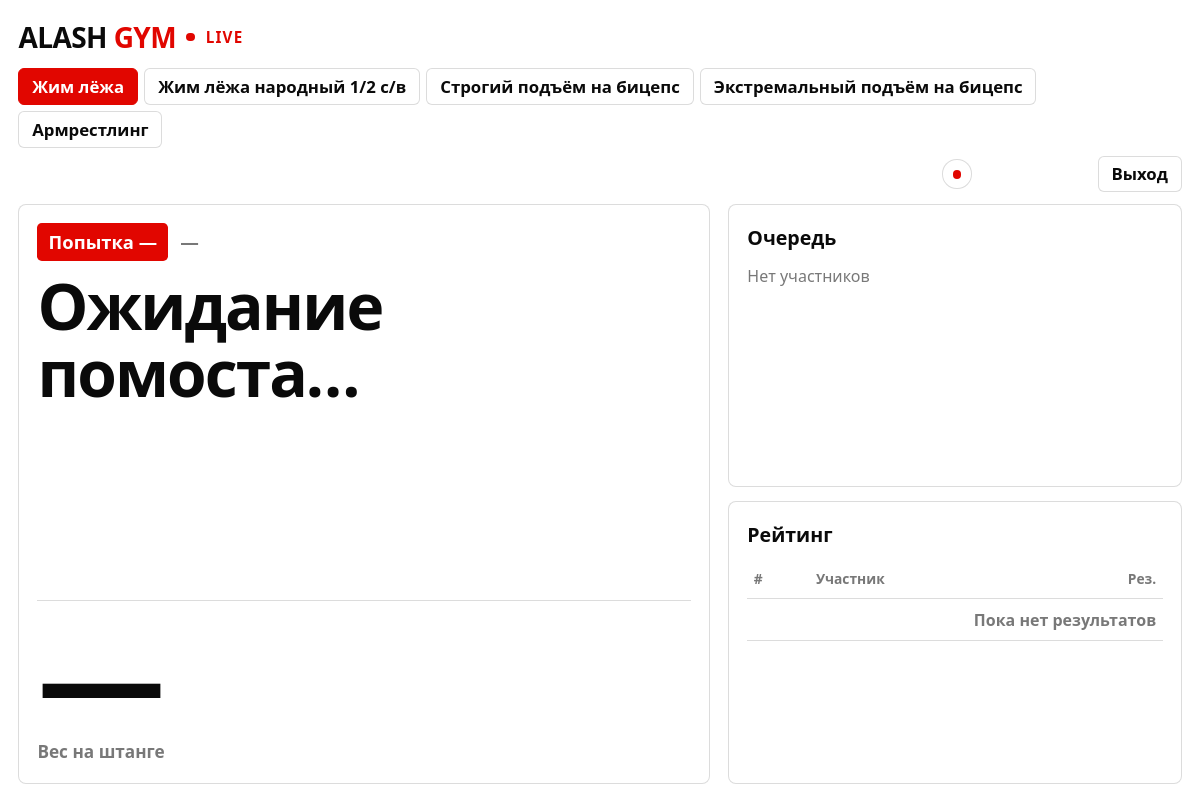
The app's page /live with its own data.
### tables this page shows
CREATE TABLE disciplines (
  id INT UNSIGNED AUTO_INCREMENT PRIMARY KEY,
  code VARCHAR(50) NOT NULL UNIQUE,
  name_ru VARCHAR(150) NOT NULL,
  sort_order TINYINT UNSIGNED NOT NULL DEFAULT 0,
   
  scoring_type ENUM('weight', 'reps', 'arm') NOT NULL DEFAULT 'weight',
  attempts_allowed TINYINT UNSIGNED NOT NULL DEFAULT 3
);

### app/Core/Controller.php (called while the page is built, shortened)
<?php
class Controller
{
    protected array $config;
    public function __construct()
    {
        $this->config = $GLOBALS['app_config'] ?? [];
    }
    protected function view(string $name, array $data = []): void
    {
        extract($data);
        $config = $this->config;
        require dirname(__DIR__) . '/Views/' . $name . '.php';
        require dirname(__DIR__) . '/Views/layouts/main.php';
    }
}

### app/Controllers/BoardController.php (called while the page is built, shortened)
<?php
class BoardController extends Controller
{
    public function index(): void
    {
        $disciplines = Discipline::all();
        $disciplineId = (int) ($_GET['discipline'] ?? ($disciplines[0]['id'] ?? 0));
        $this->view('board/live', [
            'disciplines'  => $disciplines,
            'disciplineId' => $disciplineId,
            'wide'         => true,
            'live'         => true,
            'flash'        => null,
        ]);
    }
}

### public/index.php (called while the page is built, shortened)
<?php
spl_autoload_register(function (string $class): void {
    $prefix = 'App\\';
    $relative = str_replace('\\', '/', substr($class, strlen($prefix)));
    $file = ROOT . '/app/' . $relative . '.php';
});
$router = new Router();
$uriPath = parse_url($_SERVER['REQUEST_URI'] ?? '/', PHP_URL_PATH) ?: '/';
$router->dispatch($_SERVER['REQUEST_METHOD'] ?? 'GET', $uriPath);

### app/Core/Database.php (called while the page is built, shortened)
<?php
class Database
{
    private static ?PDO $pdo = null;
    public static function connect(array $cfg): PDO
    {
        if (self::$pdo === null) {
            $dsn = sprintf(
                'mysql:host=%s;port=%s;dbname=%s;charset=%s',
                $cfg['host'],
                $cfg['port'],
                $cfg['name'],
                $cfg['charset']
            );
            try {
                self::$pdo = new PDO($dsn, $cfg['user'], $cfg['pass'], [
                    PDO::ATTR_ERRMODE            => PDO::ERRMODE_EXCEPTION,
                    PDO::ATTR_DEFAULT_FETCH_MODE => PDO::FETCH_ASSOC,
                    PDO::ATTR_EMULATE_PREPARES   => false,
                ]);
            } catch (PDOException $e) {
                http_response_code(500);
                echo 'Ошибка подключения к БД: ' . htmlspecialchars($e->getMessage());
                exit;
            }
        }
        return self::$pdo;
    }
    public static function pdo(): PDO
    {
        return self::$pdo;
    }
}

### app/Models/Discipline.php (called while the page is built, shortened)
<?php
class Discipline
{
    public static function all(): array
    {
        return Database::pdo()
            ->query('SELECT * FROM disciplines ORDER BY sort_order')
            ->fetchAll();
    }
}

### app/Views/board/live.php (the view, shortened to what this page needs)
<?php
$base = $config['base_url'] ?? '';
$disciplineId = (int) ($disciplineId ?? 0);
?>
<div class="live-board" id="liveBoard"
     data-base="<?= htmlspecialchars($base) ?>"
     data-discipline="<?= $disciplineId ?>">
  <header class="live-top">
    <div class="live-brand">
      <span class="live-brand-name">ALASH <em>GYM</em></span>
      <span class="live-brand-live">
        <span class="live-brand-live-dot" aria-hidden="true"></span>
        LIVE
      </span>
    </div>
    <div class="live-top-right">
      <div class="live-disc-pick" id="liveDiscipline" role="listbox" aria-label="Дисциплина">
        <?php foreach ($disciplines as $d): ?>
          <?php $did = (int) $d['id']; $active = $did === $disciplineId; ?>
          <button type="button"
                  class="live-disc-chip<?= $active ? ' is-active' : '' ?>"
                  role="option"
                  aria-selected="<?= $active ? 'true' : 'false' ?>"
                  data-id="<?= $did ?>">
            <?= htmlspecialchars($d['name_ru']) ?>
          </button>
        <?php endforeach; ?>
      </div>
      <div class="live-top-tools">
        <span class="live-pulse" id="livePulse" title="Связь с сервером" aria-label="Статус обновления">
          <span class="live-pulse-dot"></span>
        </span>
        <button type="button" class="theme-toggle" data-theme-toggle aria-pressed="false" aria-label="Переключить фон">
          <span class="theme-toggle-track" aria-hidden="true"><span class="theme-toggle-knob"></span></span>
          <span class="theme-toggle-text"><span class="theme-label-light">Светлый</span><span class="theme-label-dark">Тёмный</span></span>
        </button>
        <a class="live-exit" href="<?= htmlspecialchars($base) ?>/">Выход</a>
      </div>
    </div>
  </header>
  <div class="live-grid">
    <section class="live-now" aria-live="polite">
      <div class="live-now-head">
        <div class="live-now-badge" id="liveAttempt">Попытка —</div>
        <p class="live-meta" id="liveMeta">—</p>
      </div>
      <h1 class="live-name" id="liveName">Ожидание помоста…</h1>
      <div class="live-stage">
        <div class="live-metrics" id="liveMetrics">
          <div class="live-weight-block" id="liveWeightBlock">
            <div class="live-weight" id="liveWeight">—</div>
            <div class="live-weight-label" id="liveWeightLabel">Вес на штанге</div>
          </div>
        </div>
      </div>
    </section>
    <aside class="live-side">
      <div class="live-panel">
        <h2 class="live-side-title">Очередь</h2>
        <ul class="live-queue" id="liveQueue">
          <li class="live-empty">Нет участников</li>
        </ul>
      </div>
      <div class="live-panel live-panel--rank">
        <h2 class="live-side-title">Рейтинг</h2>
        <div class="live-rank-wrap">
          <table class="live-rank" id="liveRank">
            <thead>
              <tr>
                <th>#</th>
                <th>Участник</th>
                <th id="liveRankUnit">Рез.</th>
              </tr>
            </thead>
            <tbody>
              <tr><td colspan="3" class="live-empty">Пока нет результатов</td></tr>
            </tbody>
          </table>
        </div>
      </div>
    </aside>
  </div>
</div>

### app/Core/Router.php (shortened to what this page needs)
<?php
class Router
{
    private array $routes = [];
    public function get(string $path, array $handler): void
    {
        $this->routes['GET'][] = $this->compile($path, $handler);
    }
    public function post(string $path, array $handler): void
    {
        $this->routes['POST'][] = $this->compile($path, $handler);
    }
    public function dispatch(string $method, string $uri): void
    {
        $path = parse_url($uri, PHP_URL_PATH) ?: '/';
        $path = $this->normalize($path);
        foreach ($this->routes[$method] ?? [] as $route) {
            if (!preg_match($route['pattern'], $path, $matches)) {
                continue;
            }
            $params = [];
            [$class, $action] = $route['handler'];
            $controller = new $class();
            $controller->$action(...array_values($params));
            return;
        }
    }
    private function compile(string $path, array $handler): array
    {
        $path = $this->normalize($path);
        $keys = [];
        $pattern = preg_replace_callback('/\{([a-zA-Z_][a-zA-Z0-9_]*)\}/', function ($m) use (&$keys) {
            $keys[] = $m[1];
            return '(?P<' . $m[1] . '>[^/]+)';
        }, $path);
        $pattern = '#^' . $pattern . '$#';
        return [
            'pattern' => $pattern,
            'keys'    => $keys,
            'handler' => $handler,
        ];
    }
    private function normalize(string $path): string
    {
        $path = '/' . trim($path, '/');
        return $path === '/' ? '/' : rtrim($path, '/');
    }
}

### records on screen
disciplines: name_ru "Жим лёжа"
disciplines: name_ru "Жим лёжа народный 1/2 с/в"
disciplines: name_ru "Строгий подъём на бицепс"
disciplines: name_ru "Экстремальный подъём на бицепс"
disciplines: name_ru "Армрестлинг"
